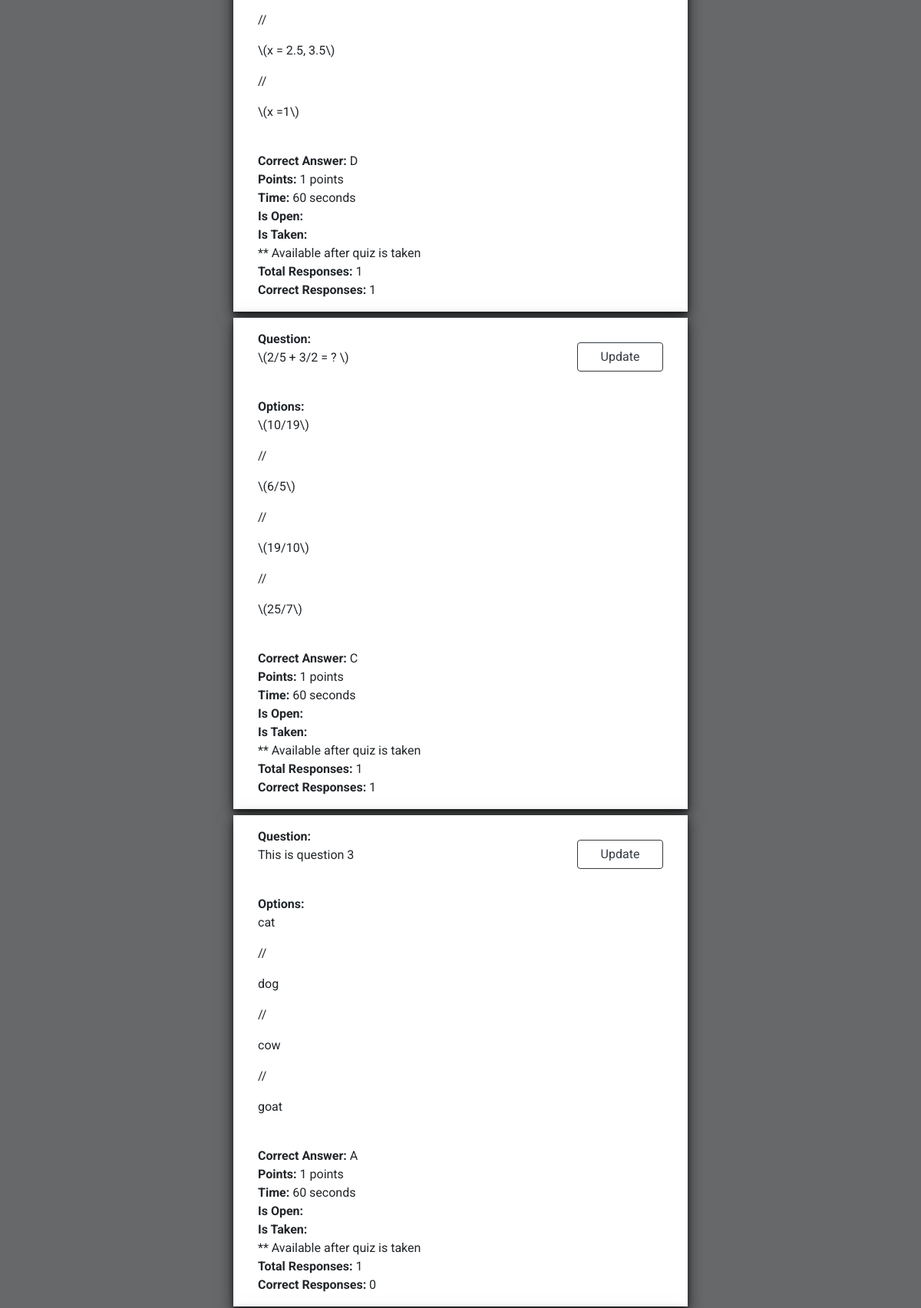
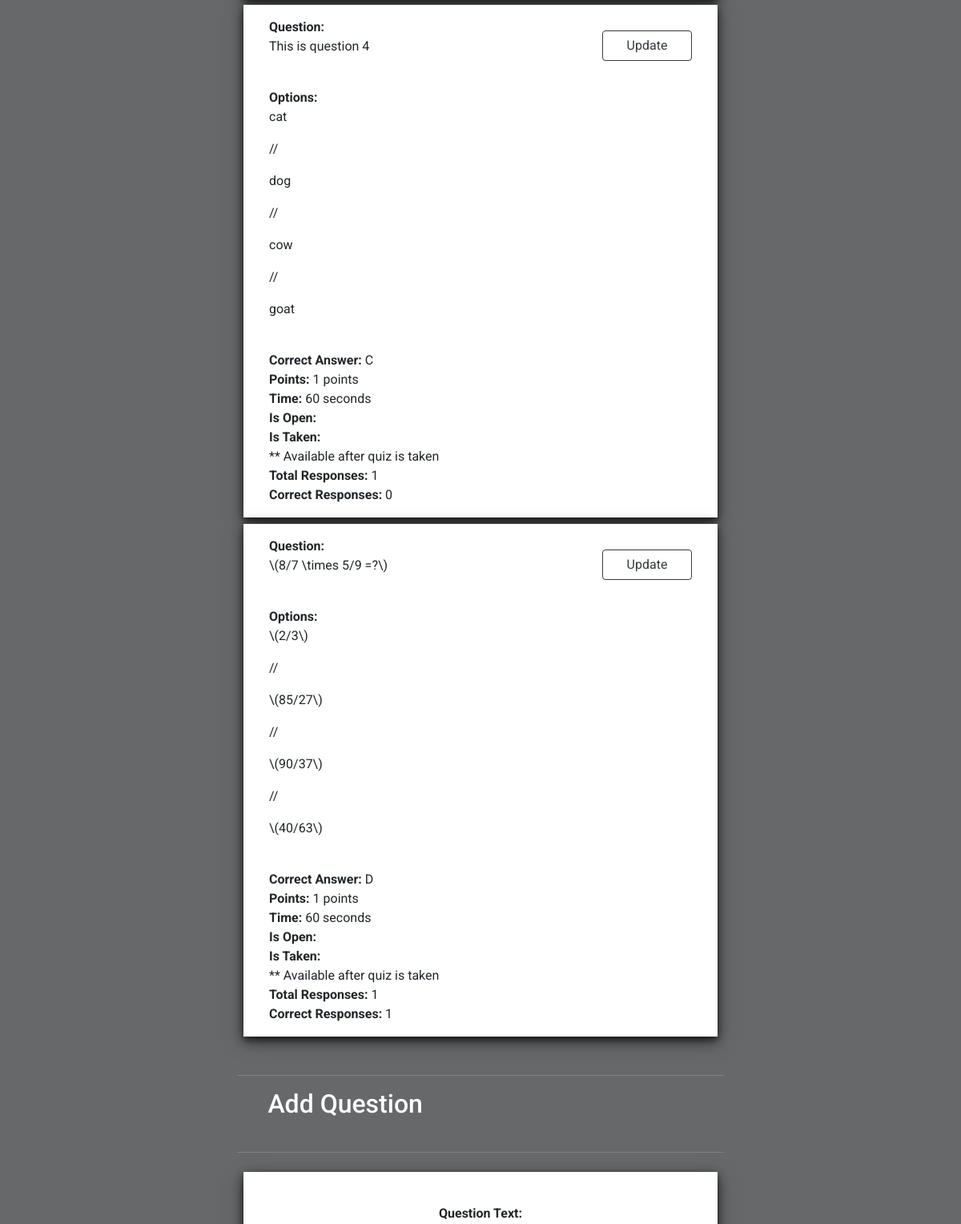
The page /classroom/uoCd/3/quiz/ (signed in, middle part) on the database as committed earlier (2 pictures, top to bottom).
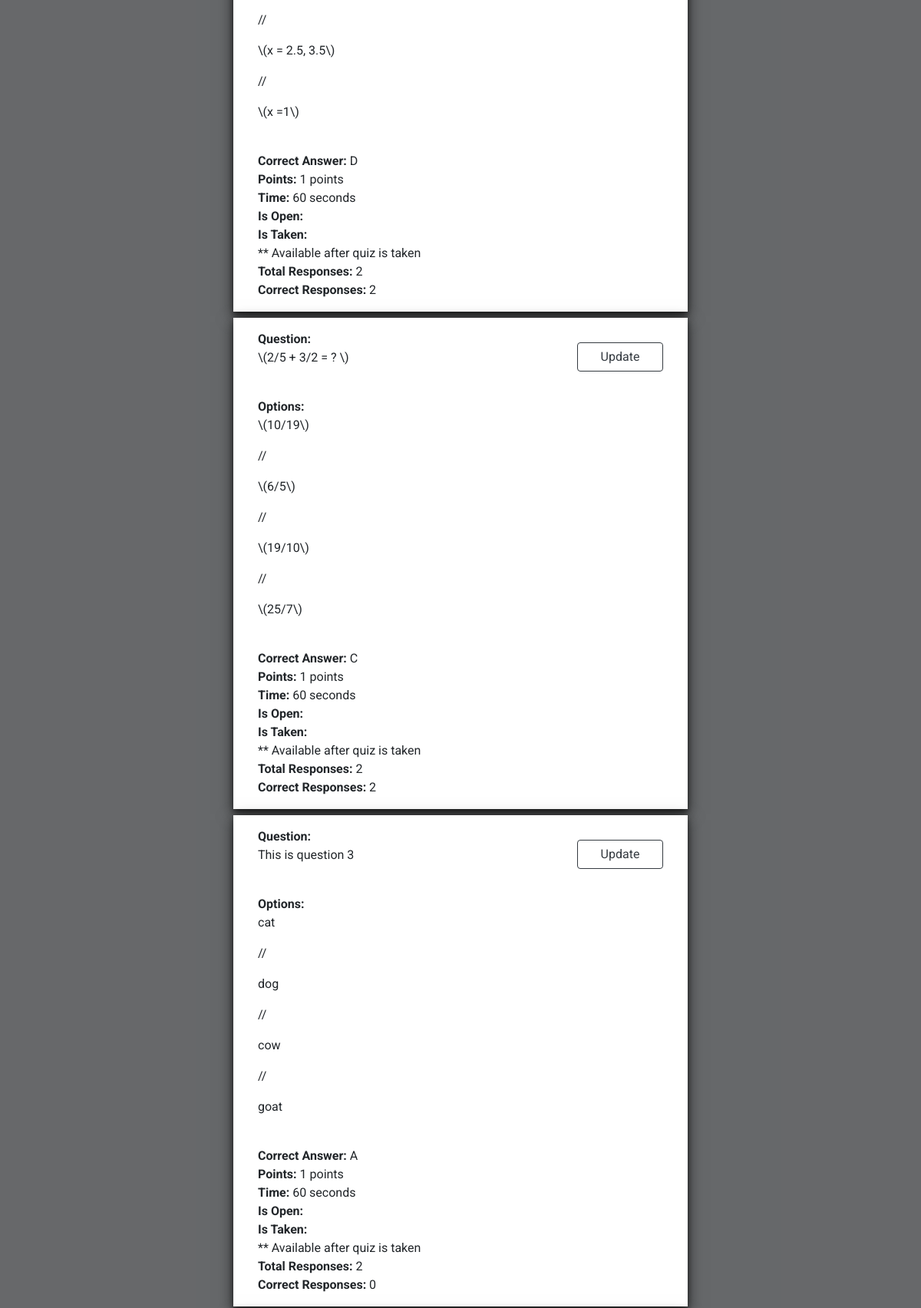
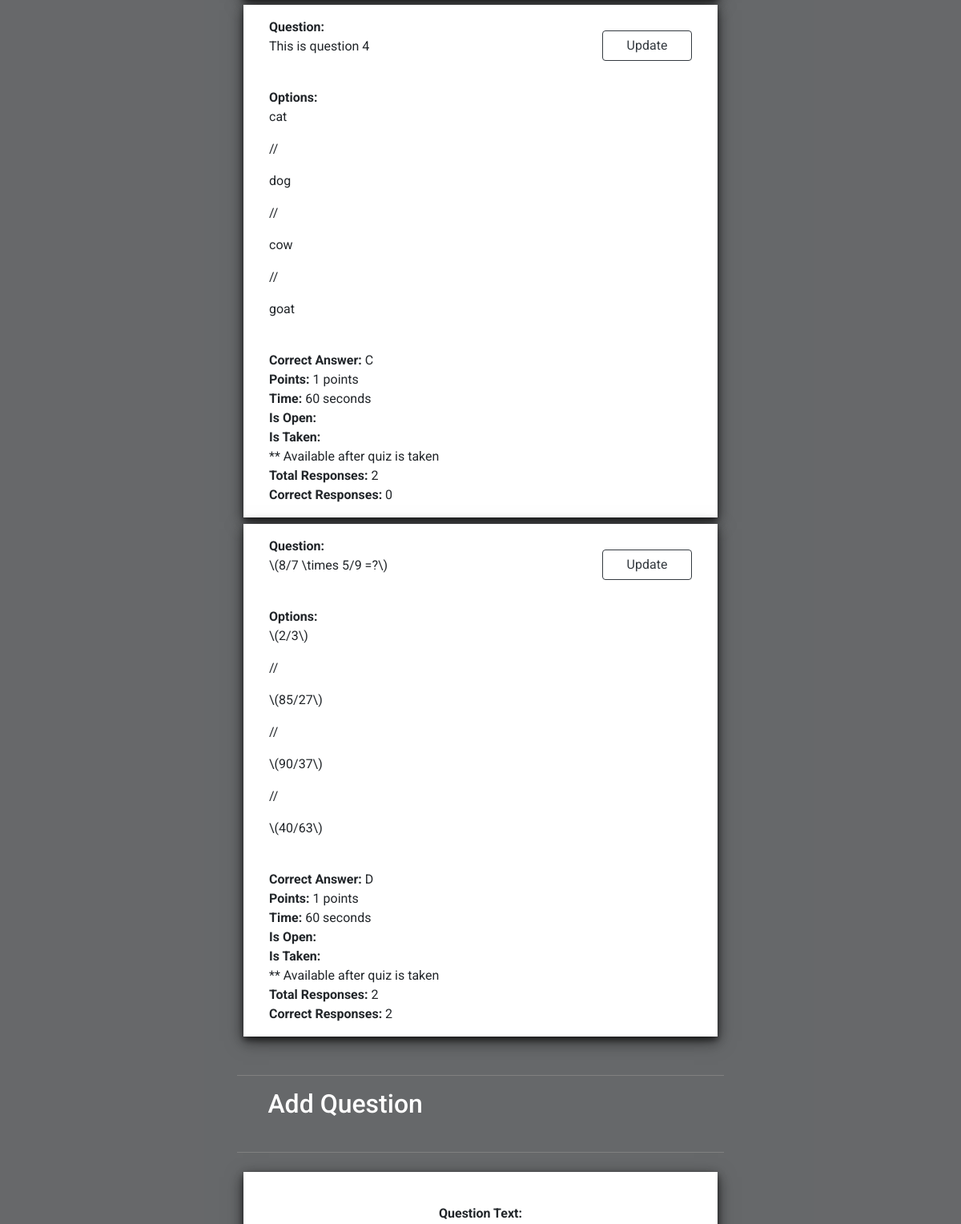
The same page on the database as committed later (2 pictures, top to bottom).
### classrooms/models.py (models this page shows)
class Question(models.Model):
    text = models.TextField()
    quiz = models.ForeignKey(Quiz, on_delete=models.CASCADE, related_name='question')
    options = models.TextField()
    answer = models.CharField(max_length=128)
    points = models.IntegerField(default=1)
    time = models.IntegerField(default=60, help_text='Time in Seconds')
    total_responses = models.IntegerField(default=0)
    correct_responses = models.IntegerField(default=0)
    class Meta:
        constraints = [
            models.UniqueConstraint(fields=['quiz', 'text'], name='unique_question')
        ]
    def __str__(self):
        return f'{self.text}'

### classrooms/views.py (the view, shortened to what this page needs)
# urls.py: path('<str:class_id>/<str:quiz_id>/quiz/', ShowQuizView.as_view(), name='show_quiz'),
class ShowQuizView(UserViews):
    student_template = 'classrooms/learners/show_quiz.html'
    teacher_template = 'classrooms/educators/show_quiz.html'
    class_id = None
    quiz_id = None
    @method_decorator(login_required(login_url='users:login'))
    def get(self, request, class_id, quiz_id):
        self.request = request
        self.class_id = class_id
        self.quiz_id = quiz_id
        return self.user_view()
    def teacher_view(self):
        quiz = self.get_quiz()
        question_form = QuestionForm(self.request.POST or None)
        if question_form.is_valid():
            question = question_form.save(commit=False)
            question.quiz = quiz
            question.save()
            return redirect('classrooms:show_quiz', class_id=self.class_id, quiz_id=self.quiz_id)
        questions = quiz.question.all()
        context = {
            'quiz': quiz,
            'questions': questions,
            'question_form': question_form
        }
        print(context)
        return render(self.request, self.teacher_template, context)
    def get_quiz(self):
        try:
            classroom = self.request.user.classroom.get(id=self.class_id)
            quiz = classroom.quiz.get(id=self.quiz_id)
        except Classroom.DoesNotExist:
            raise Http404('Classroom Not found')
        except Quiz.DoesNotExist:
            raise Http404('Quiz Not found')
        return quiz

### classrooms/models.py (called while the page is built)
    def __str__(self):
        return f'{self.title}'

### project_paperless/utils.py (called while the page is built)
    def user_view(self):
        if self.request.user.is_educator:
            return self.teacher_view()
        else:
            return self.student_view()

### templates/classrooms/educators/show_quiz.html (shortened to what this page needs)
{% extends 'layout.html' %}
{% block background_class %}
  dashboard_background
{% endblock %}
{% block body %}
<div class="user_dashboard">
  <div class="dashboard container">
    <div class="area">
      <div class="card_container">
        {% for question in questions %}
          <div class="items_card items_card_fluid paper_list question_list">
            <div class="items">
              <strong>Question: </strong>{{ question | safe }} <br>
              <strong>Options: </strong>{{ question.options | safe }} <br>
              <strong>Correct Answer: </strong>{{ question.answer }} <br>
              <strong>Points: </strong>{{ question.points }} points <br>
              <strong>Time: </strong> {{ question.time }} seconds <br>
              <strong>Is Open: </strong>{{ question.is_open }} <br>
              <strong>Is Taken: </strong>{{ question.is_taken }} <br>
              ** Available after quiz is taken <br>
              <strong>Total Responses: </strong>{{ question.total_responses }} <br>
              <strong>Correct Responses: </strong>{{ question.correct_responses }} <br>
              <div class="text-right">
                <a href="{% url 'classrooms:update_question' quiz.classroom.id quiz.id question.id %}" class="btn btn-outline-dark">
                  Update
                </a>
              </div>
            </div>
          </div>
        {% endfor %}
      </div>
    </div>
    <div class="area">
      <div class="area_header">
        <h2> Add Question </h2>
        <br>
      </div>
      <div class="card_container">
        <div class="educator_forms dashboard_forms">
          <div class="items">
            <form action="{% url 'classrooms:show_quiz' quiz.classroom.id quiz.id %}" method="POST">
              <br>
              <p><strong>Question Text:</strong></p>
              <br>
              <br>
              <br>
              <br>
              <br>
              <br>
            </form>
          </div>
        </div>
      </div>
    </div>
  </div>
</div>
{% endblock %}

### templates/layout.html (shortened to what this page needs)
<!DOCTYPE html>
<html lang="en">
<head>
  <link rel="stylesheet" href="https://maxcdn.bootstrapcdn.com/bootstrap/4.3.1/css/bootstrap.min.css">
  {% load static %}
  <link rel="stylesheet" href="{% static 'style.css' %}">
</head>
<body class="{% block background_class %}{% endblock %}">
  {% block body %}
  {% endblock %}
</body>
</html>

### static/style.css (style rules this page uses)
body { margin: 0; padding: 0; font-family: 'Roboto', sans-serif; }
.dashboard_background { background-image: url('/static/images/bg_4.png'); background-position: center; background-repeat: no-repeat; background-size: cover; background-attachment: fixed; width: 100%; height: 100vh; }
.user_dashboard { position: relative; width: 100%; padding-top: 3.5rem; background-color: rgba(39, 40, 44, 0.5); }
.user_dashboard .dashboard { display: flex; flex-wrap: wrap; justify-content: center; padding-top: 2rem; background-color: rgba(39, 40, 44, 0.4); }
.user_dashboard .container { max-width: 1275px; }
.dashboard .area { width: 38rem; margin-top: 1rem; margin-bottom: 1rem; margin-left: 0.5%; margin-right: 0.5%; padding-bottom: 1rem; }
.dashboard .area_header { width: 100%; padding: 1rem 2.4rem 0.5rem 2.4rem; margin-bottom: 1rem; border-top: 1px solid grey; border-bottom: 1px solid grey; color: white; }
.dashboard .card_container { display: flex; flex-wrap: wrap; justify-content: center; }
.dashboard .items_card, .dashboard .educator_forms { width: 18rem; height: 20rem; background-color: white; box-shadow: 0 4px 8px 0 rgba(0, 0, 0, 0.6), 0 6px 20px 0 rgba(0, 0, 0, 0.55); padding: 2rem; margin: 0.5rem; }
.dashboard .items_card .items, .dashboard .educator_forms .items { position: relative; width: 100%; height: 100%; }
.dashboard .items_card a, .dashboard .items_card button { width: 100%; }
.dashboard .items_card_fluid { position: relative; width: 100%; height: 6.5rem; margin-bottom: 0; padding-top: 1rem; padding-bottom: 1rem; }
.dashboard .items_card_fluid a { width: 7rem; margin-left: 2rem; display: inline-block; }
.dashboard .paper_submission, .dashboard .educator_forms { width: 100%; text-align: center; padding-top: 1rem; padding-left: 2rem; padding-right: 2rem; padding-bottom: 2rem; height: auto; }
.items .text-right { position: absolute; display: inline-block; right: 0; top: 0rem; }
.paper_list a { margin-top: 1rem; }
.area .question_list { height: auto; }

Rows that differ between the two databases and show on the page:
changed Question (number 1 of 5 on the later page): total_responses "1" → "2"; correct_responses "1" → "2"
changed Question (number 2 of 5 on the later page): total_responses "1" → "2"; correct_responses "1" → "2"
changed Question "This is question 3": total_responses "1" → "2"
changed Question "This is question 4": total_responses "1" → "2"
changed Question "\\(8/7 \\times 5/9 =?\\)": total_responses "1" → "2"; correct_responses "1" → "2"
